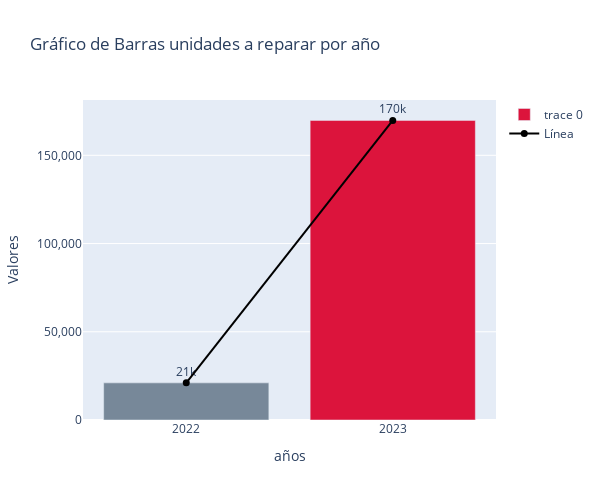

Here is the notebook cell this chart was saved with:
### Markdown cell above
Graficas de lineas

### Code cell
import plotly.express as px

# color al año con mayor valor

colors = ['lightslategray',] * 5
colors[0] = 'crimson'


fig = go.Figure(go.Bar(x=año_.año, y=año_.cantidad,text=año_.cantidad,marker_color=colors))

# etiqueta
fig.update_traces(texttemplate='%{text:.2s}', textposition='outside')
fig.update_layout(uniformtext_minsize=8, uniformtext_mode='hide')
fig.update_layout(yaxis=dict(tickformat=",d"), xaxis=dict(tickmode='linear'))




# cambiar titulos y ejes
fig.update_layout(title='Gráfico de Barras unidades a reparar por año',
                  xaxis_title='años',
                  yaxis_title='Valores')


fig.add_trace(go.Scatter(x=año_.año, y=año_.cantidad, name='Línea',marker=dict(color='black', size=7)))

fig.update_layout(width=600, height=500)


fig.show()

### Figure 1 — Plotly figure (JSON) as saved in the notebook; plotly's stock layout.template omitted (floating-point values rounded to 4 significant figures)
{"data": [{"marker": {"color": ["crimson", "lightslategray", "lightslategray", "lightslategray", "lightslategray"]}, "text": [169804, 21043], "textposition": "outside", "texttemplate": "%{text:.2s}", "type": "bar", "x": [2023, 2022], "y": [169804, 21043]}, {"marker": {"color": "black", "size": 7}, "name": "Línea", "type": "scatter", "x": [2023, 2022], "y": [169804, 21043]}], "layout": {"height": 500, "title": {"text": "Gráfico de Barras unidades a reparar por año"}, "uniformtext": {"minsize": 8, "mode": "hide"}, "width": 600, "xaxis": {"tickmode": "linear", "title": {"text": "años"}}, "yaxis": {"tickformat": ",d", "title": {"text": "Valores"}}}}
